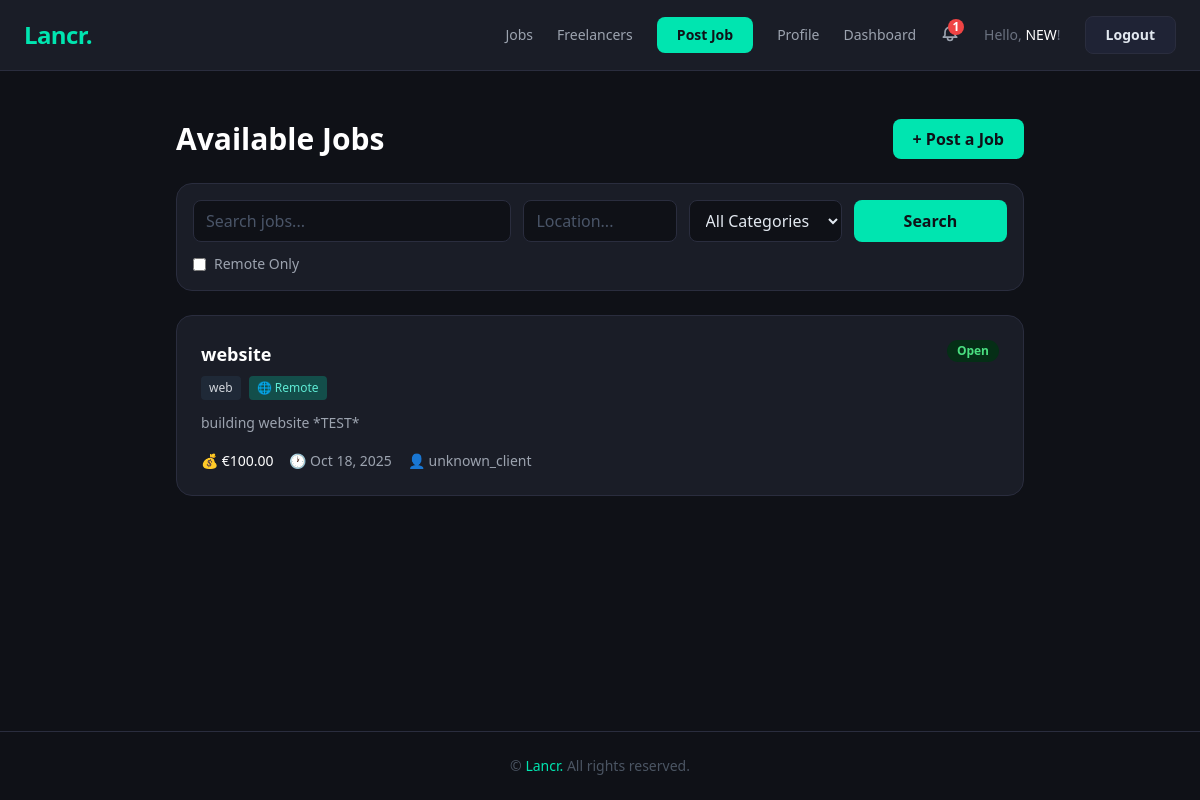
The app's page /jobs/ (signed in) with its own data.
### accounts/models.py (models this page shows, shortened)
class User(AbstractUser):
    ROLE_CHOICES = (
        ('client', 'Client'),
        ('freelancer', 'Freelancer'),
    )
    role = models.CharField(max_length=20, choices=ROLE_CHOICES)

### jobs/models.py (models this page shows, shortened)
class Job(models.Model):
    CATEGORY_CHOICES = [
        ('construction', 'Construction'),
        ('plumbing', 'Plumbing'),
        ('electrical', 'Electrical'),
        ('carpentry', 'Carpentry'),
        ('painting', 'Painting & Decorating'),
        ('landscaping', 'Landscaping'),
        ('cleaning', 'Cleaning'),
        ('other', 'Other'),
    ]
    STATUS_CHOICES = [
        ('open', 'Open'),
        ('in_progress', 'In Progress'),
        ('closed', 'Closed'),
    ]
    CURRENCY_CHOICES = [
        ('EUR', '€ Euro'),
        ('USD', '$ US Dollar'),
        ('GBP', '£ British Pound'),
        ('CAD', 'CA$ Canadian Dollar'),
        ('AUD', 'AU$ Australian Dollar'),
    ]
    title = models.CharField(max_length=200)
    description = models.TextField()
    budget = models.DecimalField(max_digits=10, decimal_places=2)
    currency = models.CharField(max_length=3, choices=CURRENCY_CHOICES, default='EUR')
    category = models.CharField(max_length=50, choices=CATEGORY_CHOICES)
    location = models.CharField(max_length=100, blank=True, help_text="Leave blank if remote")
    remote = models.BooleanField(default=False)
    created_at = models.DateTimeField(auto_now_add=True)
    status = models.CharField(max_length=20, choices=STATUS_CHOICES, default='open')
    slug = models.SlugField(null=True, blank=True, unique=True)
    client = models.ForeignKey(
        settings.AUTH_USER_MODEL,
        on_delete=models.CASCADE,
        related_name='jobs_posted'
    )
    hired_freelancer = models.ForeignKey(
        settings.AUTH_USER_MODEL,
        on_delete=models.SET_NULL,
        null=True,
        blank=True,
        related_name='jobs_hired'
    )
    completed_by_client = models.BooleanField(default=False)
    completed_by_freelancer = models.BooleanField(default=False)
    class Meta:
        ordering = ['-created_at']

### jobs/views.py (the view)
# urls.py: path('jobs/', views.job_list, name='job_list'),
def job_list(request):
    jobs = Job.objects.filter(status="open").order_by("-created_at")
    query = request.GET.get("q")
    category = request.GET.get("category")
    remote = request.GET.get("remote")
    location = request.GET.get("location")  # add this
    if query:
        jobs = jobs.filter(title__icontains=query)
    if category:
        jobs = jobs.filter(category=category)
    if remote:
        jobs = jobs.filter(remote=True)
    if location:                                      # add this
        jobs = jobs.filter(location__icontains=location)  # and this
    return render(request, "jobs/job_list.html", {
        "jobs": jobs,
        "categories": Job.CATEGORY_CHOICES
    })

### jobs/context_processors.py (called while the page is built)
def notifications(request):
    if request.user.is_authenticated:
        unread_count = request.user.notifications.filter(is_read=False).count()
        return {'unread_count': unread_count}
    return {'unread_count': 0}

### jobs/templatetags/currency_tags.py (called while the page is built)
@register.filter
def currency_symbol(currency_code):
    return SYMBOLS.get(currency_code, currency_code)

### jobs/templates/jobs/job_list.html (shortened to what this page needs)
{% extends "base.html" %}
{% load static %}
{% block content %}
<div class="max-w-4xl mx-auto py-12 px-6">
  <div class="flex items-center justify-between mb-6">
    <h1 class="text-3xl font-bold text-white">Available Jobs</h1>
    {% if user.is_authenticated and user.profile.role == 'client' %}
      <button onclick="document.getElementById('postJobForm').classList.toggle('hidden')"
              class="btn-primary">
        + Post a Job
      </button>
    {% endif %}
  </div>
  <form method="get" class="bg-card border border-subtle rounded-2xl p-4 mb-6">
    <div class="grid md:grid-cols-5 gap-3">
      <input
        type="text"
        name="q"
        value="{{ request.GET.q }}"
        placeholder="Search jobs..."
        class="input-dark md:col-span-2"
      >
      <input
        type="text"
        name="location"
        value="{{ request.GET.location }}"
        placeholder="Location..."
        class="input-dark"
      >
      <select name="category" class="input-dark">
        <option value="">All Categories</option>
      </select>
      <button type="submit" class="btn-primary">Search</button>
    </div>
    <div class="flex items-center gap-4 mt-3 flex-wrap">
      <label class="flex items-center gap-2 text-sm text-gray-400 cursor-pointer">
        <input
          type="checkbox"
          name="remote"
          value="true"
          class="accent-teal-400"
        >
        Remote Only
      </label>
    </div>
  </form>
  <ul id="jobItems" class="space-y-4">
    {% for job in jobs %}
      {% include "jobs/_job_card.html" %}
    {% endfor %}
  </ul>
</div>
{% endblock %}

### jobs/templates/base.html (shortened to what this page needs)
<!DOCTYPE html>
<html lang="en">
<head>
  <script src="https://cdn.tailwindcss.com"></script>
</head>
<body class="min-h-screen flex flex-col">
  <nav class="bg-card border-b border-subtle px-6 py-4">
    <div class="flex items-center justify-between">
      <a href="{% url 'home' %}" class="text-2xl font-black lancr-teal tracking-tight">Lancr.</a>
      <div class="desktop-nav hidden md:flex items-center gap-6 text-sm">
        <a href="{% url 'job_list' %}" class="text-gray-400 hover:text-white transition">Jobs</a>
        <a href="{% url 'freelancer_list' %}" class="text-gray-400 hover:text-white transition">Freelancers</a>
        {% if user.is_authenticated %}
          {% if user.profile.role == 'client' %}
            <a href="{% url 'job_list' %}" class="btn-primary text-sm">Post Job</a>
          {% endif %}
          <a href="{% url 'profile_view' user.username %}" class="text-gray-400 hover:text-white transition">Profile</a>
          <a href="{% url 'client_dashboard' %}" class="text-gray-400 hover:text-white transition">Dashboard</a>
          <div class="notif-wrapper relative">
            <button class="relative text-gray-400 hover:text-white transition focus:outline-none">
              {% if unread_count > 0 %}
              <span class="absolute -top-1 -right-1 bg-red-500 text-white text-xs font-bold rounded-full w-4 h-4 flex items-center justify-center leading-none">
                {{ unread_count }}
              </span>
              {% endif %}
            </button>
          </div>
          <span class="text-gray-500">Hello, <span class="text-white font-medium">{{ user.username }}</span>!</span>
          <form method="post" action="{% url 'logout' %}" class="inline">
            <button type="submit" class="btn-secondary text-sm">Logout</button>
          </form>
        {% else %}
          <a href="{% url 'login' %}" class="text-gray-400 hover:text-white transition">Login</a>
          <a href="{% url 'register' %}" class="btn-primary text-sm">Sign Up</a>
        {% endif %}
      </div>
    </div>
  </nav>
  <main class="flex-1">
    {% block content %}{% endblock %}
  </main>
  <footer class="border-t border-subtle text-center text-gray-600 text-sm py-6">
    © <a href="{% url 'home' %}" class="lancr-teal hover:underline">Lancr.</a> All rights reserved.
  </footer>
</body>
</html>

### jobs/templates/jobs/_job_card.html (shortened to what this page needs)
{% load currency_tags %}
<li class="bg-card border border-subtle rounded-2xl p-6 bg-card-hover transition">
  <div class="flex items-start justify-between gap-4">
    <div class="flex-1">
      <a href="{% url 'job_detail' job.id %}" class="block group">
        <h3 class="text-lg font-semibold text-white group-hover:text-teal-400 transition">
          {{ job.title }}
        </h3>
      </a>
      <div class="mt-2 flex items-center gap-2 text-xs flex-wrap">
        <span class="bg-gray-800 text-gray-300 px-2 py-1 rounded">
          {{ job.get_category_display|default:"Uncategorized" }}
        </span>
        {% if job.remote %}
          <span class="bg-teal-900 text-teal-300 px-2 py-1 rounded">🌐 Remote</span>
        {% else %}
          <span class="text-gray-500">📍 {{ job.location|default:"Location not specified" }}</span>
        {% endif %}
      </div>
    </div>
    <span class="badge-{{ job.status }} shrink-0">{{ job.get_status_display }}</span>
  </div>
  <p class="text-gray-400 text-sm mt-3 leading-relaxed">
    {{ job.description|truncatewords:20 }}
  </p>
  <div class="mt-4 flex flex-wrap gap-4 text-sm text-gray-400">
    <span>💰 <span class="text-white font-medium">
      {{ job.currency|currency_symbol }}{{ job.budget|default:"N/A" }}
    </span></span>
    <span>🕐 {{ job.created_at|date:"M d, Y" }}</span>
    <span>👤 <a href="{% url 'profile_view' job.client.username %}"
                class="hover:text-teal-400 transition">{{ job.client.username }}</a></span>
  </div>
</li>

### jobs/templates/base.html (style rules this page uses)
body { background-color: #0f1117; color: #e2e8f0; }
.lancr-teal { color: #00e5b0; }
.bg-card { background-color: #1a1d27; }
.border-subtle { border-color: #2a2d3e; }
.input-dark { background-color: #0f1117; border: 1px solid #2a2d3e; color: #e2e8f0; border-radius: 0.5rem; padding: 0.5rem 0.75rem; width: 100%; transition: border-color 0.2s; }
.input-dark::placeholder { color: #4a5568; }
.btn-primary { background-color: #00e5b0; color: #0f1117; font-weight: 700; padding: 0.5rem 1.25rem; border-radius: 0.5rem; display: inline-block; transition: background-color 0.2s; }
.btn-secondary { background-color: #1f2335; color: #e2e8f0; font-weight: 600; padding: 0.5rem 1.25rem; border-radius: 0.5rem; border: 1px solid #2a2d3e; display: inline-block; transition: border-color 0.2s; }
.badge-open { background: #052e16; color: #4ade80; padding: 2px 10px; border-radius: 9999px; font-size: 0.75rem; font-weight: 600; }

### records on screen
User: username "NEW"
Job: title "website", category "web", remote "🌐 Remote", status "Open", description "building website *TEST*", currency "€", budget "100.00", created_at "Oct 18, 2025", client.username "unknown_client"

### other values on screen
{{ unread_count }} "1"
